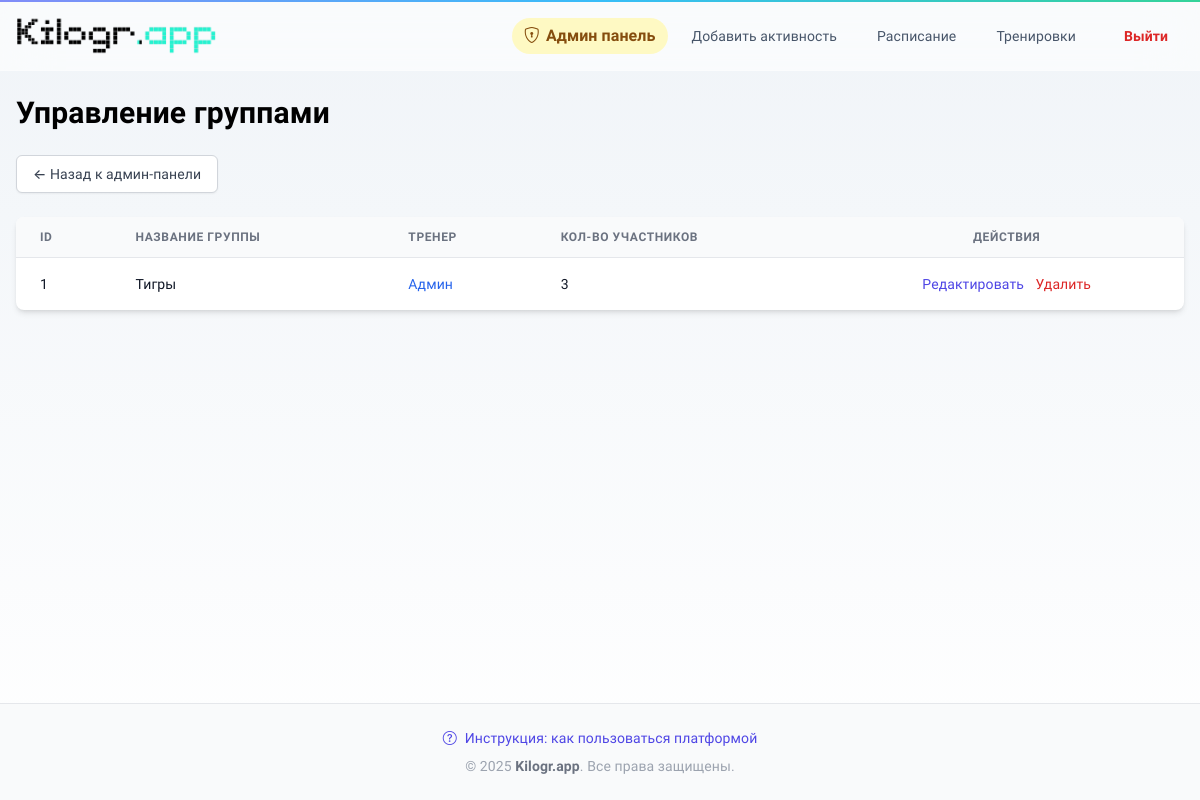
Screenshot of /admin/groups (signed in) with the database file from the repository.
### app.py (models this page shows, shortened)
class Group(db.Model):
    id = db.Column(db.Integer, primary_key=True)
    name = db.Column(db.String(100), nullable=False)
    description = db.Column(db.Text, nullable=True)  # «дивиз» группы
    trainer_id = db.Column(db.Integer, db.ForeignKey('user.id'), unique=True, nullable=False)
    created_at = db.Column(db.DateTime, default=datetime.utcnow)
    trainer = db.relationship('User', backref=db.backref('own_group', uselist=False))
    members = db.relationship('GroupMember', back_populates='group', cascade='all, delete-orphan')
    messages = db.relationship('GroupMessage', back_populates='group', cascade='all, delete-orphan')

class User(db.Model):
    id = db.Column(db.Integer, primary_key=True)
    email = db.Column(db.String(120), unique=True, nullable=False)
    password = db.Column(db.String(128), nullable=False)
    name = db.Column(db.String(50), nullable=False)
    date_of_birth = db.Column(db.Date)
    renewal_reminder_last_shown_on = db.Column(db.Date)  # когда последний раз показали модалку продления
    renewal_telegram_sent = db.Column(db.Boolean, default=False)  # телеграм-пинг за 5 дней отправлен
    telegram_notify_enabled = db.Column(db.Boolean, default=True)  # общий рубильник TG-уведомлений
    notify_trainings = db.Column(db.Boolean, default=True)  # напоминания по тренировкам (за час и "старт")
    notify_subscription = db.Column(db.Boolean, default=True)  # напоминалка о продлении
    fat_mass_goal = db.Column(db.Float, nullable=True)
    muscle_mass_goal = db.Column(db.Float, nullable=True)
    is_trainer = db.Column(db.Boolean, default=False, nullable=False)
    avatar = db.Column(db.String(200), nullable=False, default='i.webp')
    analysis_comment = db.Column(db.Text)
    telegram_chat_id = db.Column(db.String(50), nullable=True)
    telegram_code = db.Column(db.String(10), nullable=True)
    show_welcome_popup = db.Column(db.Boolean, default=False, nullable=False)
    updated_at = db.Column(db.DateTime, default=datetime.utcnow)

### app.py (the view)
@app.route("/admin/groups")
@admin_required
def admin_groups_list():
    groups = Group.query.all()
    return render_template("admin_groups_list.html", groups=groups)

### app.py (called while the page is built, shortened)
def get_current_user():
    user_id = session.get('user_id')
    if user_id:
        return db.session.get(User, user_id)
    return None

def is_admin():
    user = get_current_user()
    return user and user.email == ADMIN_EMAIL

def admin_required(f):
    @wraps(f)
    def decorated_function(*args, **kwargs):
        if not session.get('user_id'):
            return redirect(url_for('login', next=request.url))
        if not is_admin():
            abort(403)  # Forbidden
        return f(*args, **kwargs)
    return decorated_function

@app.context_processor
def inject_flags():
    u = get_current_user()
    return dict(is_trainer_user=bool(u and u.is_trainer))

@app.context_processor
def utility_processor():
    def get_bmi_category(bmi):
        if bmi is None:
            return ""
        if bmi < 18.5:
            return "Недостаточный вес"
        elif bmi < 25:
            return "Норма"
        elif bmi < 30:
            return "Избыточный вес"
        else:
            return "Ожирение"
    return dict(
        get_bmi_category=get_bmi_category,
        calculate_age=calculate_age,  # <-- теперь в шаблоне доступна
        today=date.today(),  # <-- и переменная today
    )

@app.context_processor
def inject_user():
    return {'current_user': get_current_user()}

@app.context_processor
def inject_renewal_reminder():
    u = get_current_user()  # у тебя уже есть helper для текущего пользователя
    show = False
    summary = {"fat_delta": 0.0, "muscle_delta": 0.0}
    days_left = None
    return dict(renewal_reminder_due=show, monthly_summary=summary, subscription_days_left=days_left)

### templates/admin_groups_list.html
{% extends 'base.html' %}
{% block content %}
<div class="max-w-7xl mx-auto px-4 py-6">
    <h1 class="text-3xl font-bold mb-6">Управление группами</h1>
    <div class="flex items-center space-x-4 mb-6">
        <a href="{{ url_for('admin_dashboard') }}" class="inline-flex items-center px-4 py-2 border border-gray-300 rounded-md shadow-sm text-sm font-medium text-gray-700 bg-white hover:bg-gray-50 focus:outline-none focus:ring-2 focus:ring-offset-2 focus:ring-indigo-500">
            ← Назад к админ-панели
        </a>
    </div>
    {% if groups %}
        <div class="overflow-x-auto bg-white shadow-md rounded-lg">
            <table class="min-w-full divide-y divide-gray-200">
                <thead class="bg-gray-50">
                    <tr class="text-left text-xs font-medium text-gray-500 uppercase tracking-wider">
                        <th class="px-6 py-3">ID</th>
                        <th class="px-6 py-3">Название группы</th>
                        <th class="px-6 py-3">Тренер</th>
                        <th class="px-6 py-3">Кол-во участников</th>
                        <th class="px-6 py-3 text-center">Действия</th>
                    </tr>
                </thead>
                <tbody class="divide-y divide-gray-200">
                    {% for group in groups %}
                    <tr class="hover:bg-gray-100 transition-colors duration-200">
                        <td class="px-6 py-4 whitespace-nowrap text-sm text-gray-900">{{ group.id }}</td>
                        <td class="px-6 py-4 whitespace-nowrap text-sm text-gray-900">{{ group.name }}</td>
                        <td class="px-6 py-4 whitespace-nowrap text-sm text-gray-900">
                            {% if group.trainer %}
                                <a href="{{ url_for('admin_user_detail', user_id=group.trainer.id) }}" class="text-blue-600 hover:text-blue-900">{{ group.trainer.name }}</a>
                            {% else %}
                                <span class="text-red-500">Нет тренера</span>
                            {% endif %}
                        </td>
                        <td class="px-6 py-4 whitespace-nowrap text-sm text-gray-900">{{ group.members|length }}</td>
                        <td class="px-6 py-4 whitespace-nowrap text-sm font-medium text-center">
                            <a href="{{ url_for('admin_edit_group', group_id=group.id) }}" class="text-indigo-600 hover:text-indigo-900 mx-1">
                                Редактировать
                            </a>
                            <form action="{{ url_for('admin_delete_group', group_id=group.id) }}" method="POST" class="inline-block" onsubmit="return confirm('Вы уверены, что хотите удалить группу «{{ group.name }}»? Это удалит всех её участников, сообщения и задачи.');">
                                <button type="submit" class="text-red-600 hover:text-red-900 mx-1">
                                    Удалить
                                </button>
                            </form>
                        </td>
                    </tr>
                    {% endfor %}
                </tbody>
            </table>
        </div>
    {% else %}
        <p class="text-gray-500 mt-4">Нет доступных групп.</p>
    {% endif %}
</div>
{% endblock %}

### templates/base.html (style rules this page uses)
body { font-family: 'Golos Text', system-ui, -apple-system, 'Segoe UI', Roboto, Arial, sans-serif; background: linear-gradient(to bottom, #f0f4f8 0%, #ffffff 100%); min-height: 100vh; font-weight: 500; letter-spacing: 0.1px; }
h1, h2, h3, h4 { font-weight: 700; letter-spacing: 0.2px; }

### rows the page displays
Group: id "1", name "Тигры", trainer.name "Админ", members|length "3"
